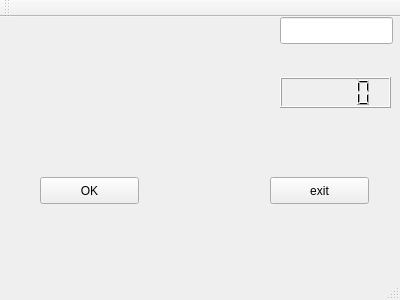
<?xml version="1.0" encoding="UTF-8"?>
<ui version="4.0">
 <class>MainWindow</class>
 <widget class="QMainWindow" name="MainWindow">
  <property name="geometry">
   <rect>
    <x>0</x>
    <y>0</y>
    <width>400</width>
    <height>300</height>
   </rect>
  </property>
  <property name="windowTitle">
   <string>MainWindow</string>
  </property>
  <widget class="QWidget" name="centralWidget">
   <widget class="QLineEdit" name="lineEdit">
    <property name="geometry">
     <rect>
      <x>280</x>
      <y>0</y>
      <width>113</width>
      <height>27</height>
     </rect>
    </property>
   </widget>
   <widget class="QLCDNumber" name="lcdNumber">
    <property name="geometry">
     <rect>
      <x>280</x>
      <y>60</y>
      <width>111</width>
      <height>31</height>
     </rect>
    </property>
   </widget>
   <widget class="QPushButton" name="btn_ok">
    <property name="geometry">
     <rect>
      <x>40</x>
      <y>160</y>
      <width>99</width>
      <height>27</height>
     </rect>
    </property>
    <property name="text">
     <string>OK</string>
    </property>
   </widget>
   <widget class="QPushButton" name="btn_exit">
    <property name="geometry">
     <rect>
      <x>270</x>
      <y>160</y>
      <width>99</width>
      <height>27</height>
     </rect>
    </property>
    <property name="text">
     <string>exit</string>
    </property>
   </widget>
  </widget>
  <widget class="QMenuBar" name="menuBar">
   <property name="geometry">
    <rect>
     <x>0</x>
     <y>0</y>
     <width>400</width>
     <height>25</height>
    </rect>
   </property>
  </widget>
  <widget class="QToolBar" name="mainToolBar">
   <attribute name="toolBarArea">
    <enum>TopToolBarArea</enum>
   </attribute>
   <attribute name="toolBarBreak">
    <bool>false</bool>
   </attribute>
  </widget>
  <widget class="QStatusBar" name="statusBar"/>
 </widget>
 <layoutdefault spacing="6" margin="11"/>
 <resources/>
 <connections/>
</ui>
